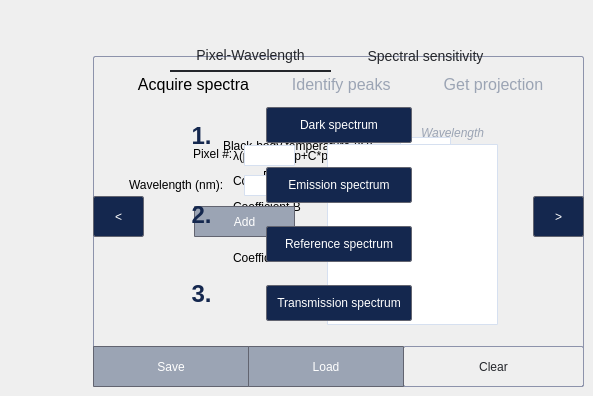
     <widget class="QWidget" name="main_menu_calibration_tab">
      <attribute name="title">
       <string>Page</string>
      </attribute>
      <widget class="QFrame" name="calibration_flow_frame">
       <property name="geometry">
        <rect>
         <x>93</x>
         <y>56</y>
         <width>491</width>
         <height>331</height>
        </rect>
       </property>
       <property name="styleSheet">
        <string notr="true">outline-color: #8d93ab;
outline-width: 4ps;
border-radius: 2px;
border-style: solid;
border-width: 1px;
border-color: #8d93ab;</string>
       </property>
       <property name="frameShape">
        <enum>QFrame::StyledPanel</enum>
       </property>
       <property name="frameShadow">
        <enum>QFrame::Raised</enum>
       </property>
       <widget class="QPushButton" name="clear_calibration_button">
        <property name="geometry">
         <rect>
          <x>310</x>
          <y>290</y>
          <width>181</width>
          <height>41</height>
         </rect>
        </property>
        <property name="styleSheet">
         <string notr="true">color: #24262b;</string>
        </property>
        <property name="text">
         <string>Clear</string>
        </property>
       </widget>
       <widget class="QPushButton" name="save_calibration_button">
        <property name="geometry">
         <rect>
          <x>0</x>
          <y>290</y>
          <width>156</width>
          <height>41</height>
         </rect>
        </property>
        <property name="styleSheet">
         <string notr="true">background-color:#9ba4b4;
color:white;
border-radius: 1px;
border-style: solid;
border-width: 1px;
border-color: #626470;</string>
        </property>
        <property name="text">
         <string>Save</string>
        </property>
       </widget>
       <widget class="QPushButton" name="load_calibration_button">
        <property name="geometry">
         <rect>
          <x>155</x>
          <y>290</y>
          <width>156</width>
          <height>41</height>
         </rect>
        </property>
        <property name="styleSheet">
         <string notr="true">background-color:#9ba4b4;
color:white;
border-radius: 1px;
border-style: solid;
border-width: 1px;
border-color: #626470;</string>
        </property>
        <property name="text">
         <string>Load</string>
        </property>
       </widget>
       <widget class="QPushButton" name="calibration_next_button">
        <property name="geometry">
         <rect>
          <x>440</x>
          <y>140</y>
          <width>51</width>
          <height>41</height>
         </rect>
        </property>
        <property name="styleSheet">
         <string notr="true">border-style: solid;
border-width: 1px;
border-color: #626470;
background-color:#14274e;
color: white;</string>
        </property>
        <property name="text">
         <string>&gt;</string>
        </property>
       </widget>
       <widget class="QLabel" name="calibration_step_1_label">
        <property name="geometry">
         <rect>
          <x>20</x>
          <y>13</y>
          <width>161</width>
          <height>31</height>
         </rect>
        </property>
        <property name="font">
         <font>
          <pointsize>12</pointsize>
          <weight>50</weight>
          <bold>false</bold>
         </font>
        </property>
        <property name="styleSheet">
         <string notr="true">outline-width: 0ps;
border-radius: 0px;
border-style: solid;
border-width: 0px;</string>
        </property>
        <property name="text">
         <string>Acquire spectra</string>
        </property>
        <property name="alignment">
         <set>Qt::AlignCenter</set>
        </property>
        <property name="margin">
         <number>1</number>
        </property>
       </widget>
       <widget class="QLabel" name="calibration_step_2_label">
        <property name="geometry">
         <rect>
          <x>180</x>
          <y>13</y>
          <width>141</width>
          <height>31</height>
         </rect>
        </property>
        <property name="font">
         <font>
          <pointsize>12</pointsize>
          <weight>50</weight>
          <bold>false</bold>
         </font>
        </property>
        <property name="styleSheet">
         <string notr="true">outline-width: 0ps;
border-radius: 0px;
border-style: solid;
border-width: 0px;
color:#9ba4b4;</string>
        </property>
        <property name="text">
         <string>Identify peaks </string>
        </property>
        <property name="alignment">
         <set>Qt::AlignCenter</set>
        </property>
        <property name="margin">
         <number>1</number>
        </property>
       </widget>
       <widget class="QLabel" name="calibration_step_3_label">
        <property name="geometry">
         <rect>
          <x>330</x>
          <y>13</y>
          <width>141</width>
          <height>31</height>
         </rect>
        </property>
        <property name="font">
         <font>
          <pointsize>12</pointsize>
          <weight>50</weight>
          <bold>false</bold>
         </font>
        </property>
        <property name="styleSheet">
         <string notr="true">outline-width: 0ps;
border-radius: 0px;
border-style: solid;
border-width: 0px;
color:#9ba4b4;</string>
        </property>
        <property name="text">
         <string>Get projection</string>
        </property>
        <property name="alignment">
         <set>Qt::AlignCenter</set>
        </property>
        <property name="margin">
         <number>1</number>
        </property>
       </widget>
       <widget class="QFrame" name="calibration_plot_acquisition_flow_frame">
        <property name="geometry">
         <rect>
          <x>50</x>
          <y>40</y>
          <width>391</width>
          <height>241</height>
         </rect>
        </property>
        <property name="styleSheet">
         <string notr="true">outline-width: 0ps;
border-radius: 0px;
border-style: solid;
border-width: 0px;</string>
        </property>
        <property name="frameShape">
         <enum>QFrame::StyledPanel</enum>
        </property>
        <property name="frameShadow">
         <enum>QFrame::Raised</enum>
        </property>
        <widget class="QWidget" name="horizontalLayoutWidget_2">
         <property name="geometry">
          <rect>
           <x>0</x>
           <y>3</y>
           <width>391</width>
           <height>231</height>
          </rect>
         </property>
         <layout class="QHBoxLayout" name="calibration_flow_horizontal_layout">
          <item>
           <layout class="QVBoxLayout" name="calibration_flow_vertical_layout_1">
            <item>
             <widget class="QLabel" name="calibration_no_1_label">
              <property name="font">
               <font>
                <pointsize>18</pointsize>
                <weight>75</weight>
                <italic>false</italic>
                <bold>true</bold>
               </font>
              </property>
              <property name="styleSheet">
               <string notr="true">color:#14274e;
opacity: 0.5;</string>
              </property>
              <property name="text">
               <string>1.</string>
              </property>
              <property name="alignment">
               <set>Qt::AlignCenter</set>
              </property>
             </widget>
            </item>
            <item>
             <widget class="QLabel" name="calibration_no_2_label">
              <property name="font">
               <font>
                <pointsize>18</pointsize>
                <weight>75</weight>
                <italic>false</italic>
                <bold>true</bold>
               </font>
              </property>
              <property name="styleSheet">
               <string notr="true">color:#14274e</string>
              </property>
              <property name="text">
               <string>2.</string>
              </property>
              <property name="alignment">
               <set>Qt::AlignCenter</set>
              </property>
             </widget>
            </item>
            <item>
             <widget class="QLabel" name="calibration_no_3_label">
              <property name="font">
               <font>
                <pointsize>18</pointsize>
                <weight>75</weight>
                <italic>false</italic>
                <bold>true</bold>
               </font>
              </property>
              <property name="styleSheet">
               <string notr="true">color:#14274e</string>
              </property>
              <property name="text">
               <string>3.</string>
              </property>
              <property name="alignment">
               <set>Qt::AlignCenter</set>
              </property>
             </widget>
            </item>
           </layout>
          </item>
          <item>
           <layout class="QVBoxLayout" name="calibration_flow_vertical_layout_2">
            <item alignment="Qt::AlignVCenter">
             <widget class="QPushButton" name="calibration_acquire_dark_spectrum_button">
              <property name="styleSheet">
               <string notr="true">background-color:#14274e;
color:white;
border-radius: 2px;
border-style: solid;
border-width: 1px;
border-color: #626470;
padding: 10px;</string>
              </property>
              <property name="text">
               <string>Dark spectrum</string>
              </property>
             </widget>
            </item>
            <item alignment="Qt::AlignVCenter">
             <widget class="QPushButton" name="calibration_acquire_emission_spectrum_button">
              <property name="styleSheet">
               <string notr="true">background-color:#14274e;
color:white;
border-radius: 2px;
border-style: solid;
border-width: 1px;
border-color: #626470;
padding: 10px;</string>
              </property>
              <property name="text">
               <string>Emission spectrum</string>
              </property>
             </widget>
            </item>
            <item alignment="Qt::AlignVCenter">
             <widget class="QPushButton" name="calibration_acquire_reference_spectrum_button">
              <property name="styleSheet">
               <string notr="true">background-color:#14274e;
color:white;
border-radius: 2px;
border-style: solid;
border-width: 1px;
border-color: #626470;
padding: 10px;</string>
              </property>
              <property name="text">
               <string>Reference spectrum</string>
              </property>
             </widget>
            </item>
            <item alignment="Qt::AlignVCenter">
             <widget class="QPushButton" name="calibration_acquire_transmission_spectrum_button">
              <property name="styleSheet">
               <string notr="true">background-color:#14274e;
color:white;
border-radius: 2px;
border-style: solid;
border-width: 1px;
border-color: #626470;
padding: 10px;</string>
              </property>
              <property name="text">
               <string>Transmission spectrum</string>
              </property>
             </widget>
            </item>
           </layout>
          </item>
          <item>
           <layout class="QVBoxLayout" name="calibration_flow_vertical_layout_3">
            <item alignment="Qt::AlignHCenter|Qt::AlignVCenter">
             <widget class="QLabel" name="calibration_check_label_1">
              <property name="text">
               <string/>
              </property>
             </widget>
            </item>
            <item alignment="Qt::AlignHCenter|Qt::AlignVCenter">
             <widget class="QLabel" name="calibration_check_label_2">
              <property name="text">
               <string/>
              </property>
             </widget>
            </item>
            <item alignment="Qt::AlignHCenter|Qt::AlignVCenter">
             <widget class="QLabel" name="calibration_check_label_3">
              <property name="text">
               <string/>
              </property>
             </widget>
            </item>
           </layout>
          </item>
         </layout>
        </widget>
       </widget>
       <widget class="QFrame" name="calibration_identify_peaks_frame">
        <property name="geometry">
         <rect>
          <x>7</x>
          <y>40</y>
          <width>431</width>
          <height>231</height>
         </rect>
        </property>
        <property name="styleSheet">
         <string notr="true">outline-width: 0ps;
border-radius: 0px;
border-style: solid;
border-width: 0px;</string>
        </property>
        <property name="frameShape">
         <enum>QFrame::StyledPanel</enum>
        </property>
        <property name="frameShadow">
         <enum>QFrame::Raised</enum>
        </property>
        <widget class="QListWidget" name="pixel_wavelength_list">
         <property name="geometry">
          <rect>
           <x>227</x>
           <y>48</y>
           <width>171</width>
           <height>181</height>
          </rect>
         </property>
         <property name="font">
          <font>
           <pointsize>12</pointsize>
          </font>
         </property>
         <property name="styleSheet">
          <string notr="true">background-color: white;
border-radius: 1px;
border-style: solid;
border-width: 0.5px;
border-color: #d6e0f0;
color: #24262b;</string>
         </property>
        </widget>
        <widget class="QLineEdit" name="pixel_input">
         <property name="geometry">
          <rect>
           <x>144</x>
           <y>49</y>
           <width>51</width>
           <height>21</height>
          </rect>
         </property>
         <property name="styleSheet">
          <string notr="true">background-color: white;
border-radius: 1px;
border-style: solid;
border-width: 0.5px;
border-color: #d6e0f0;
color: #24262b;</string>
         </property>
         <property name="text">
          <string/>
         </property>
        </widget>
        <widget class="QLineEdit" name="wavelength_input">
         <property name="geometry">
          <rect>
           <x>144</x>
           <y>79</y>
           <width>51</width>
           <height>21</height>
          </rect>
         </property>
         <property name="styleSheet">
          <string notr="true">background-color: white;
border-radius: 1px;
border-style: solid;
border-width: 0.5px;
border-color: #d6e0f0;
color: #24262b;</string>
         </property>
        </widget>
        <widget class="QLabel" name="pixel_input_label">
         <property name="geometry">
          <rect>
           <x>93</x>
           <y>50</y>
           <width>51</width>
           <height>16</height>
          </rect>
         </property>
         <property name="text">
          <string>Pixel #:</string>
         </property>
        </widget>
        <widget class="QLabel" name="wavelength_input_label">
         <property name="geometry">
          <rect>
           <x>29</x>
           <y>79</y>
           <width>111</width>
           <height>20</height>
          </rect>
         </property>
         <property name="text">
          <string>Wavelength (nm):</string>
         </property>
        </widget>
        <widget class="QPushButton" name="add_pixel_wavelength_point_button">
         <property name="geometry">
          <rect>
           <x>94</x>
           <y>110</y>
           <width>101</width>
           <height>31</height>
          </rect>
         </property>
         <property name="styleSheet">
          <string notr="true">background-color:#9ba4b4;
color:white;
border-radius: 1px;
border-style: solid;
border-width: 1px;
border-color: #626470;</string>
         </property>
         <property name="text">
          <string>Add</string>
         </property>
        </widget>
        <widget class="QLabel" name="pixel_input_label_2">
         <property name="geometry">
          <rect>
           <x>229</x>
           <y>29</y>
           <width>51</width>
           <height>16</height>
          </rect>
         </property>
         <property name="font">
          <font>
           <italic>true</italic>
          </font>
         </property>
         <property name="styleSheet">
          <string notr="true">color:#9ba4b4;</string>
         </property>
         <property name="text">
          <string>Pixel</string>
         </property>
        </widget>
        <widget class="QLabel" name="wavelength_input_label_2">
         <property name="geometry">
          <rect>
           <x>321</x>
           <y>29</y>
           <width>81</width>
           <height>16</height>
          </rect>
         </property>
         <property name="font">
          <font>
           <italic>true</italic>
          </font>
         </property>
         <property name="styleSheet">
          <string notr="true">color:#9ba4b4;</string>
         </property>
         <property name="text">
          <string>Wavelength</string>
         </property>
        </widget>
       </widget>
       <widget class="QPushButton" name="calibration_back_button">
        <property name="geometry">
         <rect>
          <x>0</x>
          <y>140</y>
          <width>51</width>
          <height>41</height>
         </rect>
        </property>
        <property name="styleSheet">
         <string notr="true">border-style: solid;
border-width: 1px;
border-color: #626470;
background-color:#14274e;
color: white;</string>
        </property>
        <property name="text">
         <string>&lt;</string>
        </property>
       </widget>
       <widget class="QFrame" name="calibration_pixel_wavelength_polynomial_frame">
        <property name="geometry">
         <rect>
          <x>50</x>
          <y>40</y>
          <width>391</width>
          <height>241</height>
         </rect>
        </property>
        <property name="styleSheet">
         <string notr="true">outline-width: 0ps;
border-radius: 0px;
border-style: solid;
border-width: 0px;</string>
        </property>
        <property name="frameShape">
         <enum>QFrame::StyledPanel</enum>
        </property>
        <property name="frameShadow">
         <enum>QFrame::Raised</enum>
        </property>
        <widget class="QWidget" name="verticalLayoutWidget_5">
         <property name="geometry">
          <rect>
           <x>90</x>
           <y>50</y>
           <width>231</width>
           <height>121</height>
          </rect>
         </property>
         <layout class="QVBoxLayout" name="verticalLayout">
          <item>
           <widget class="QLabel" name="pixel_wavelength_polynomial_label">
            <property name="text">
             <string>λ(p) = A+B*p+C*p^2+D*p^3</string>
            </property>
           </widget>
          </item>
          <item>
           <widget class="QLabel" name="pixel_wavelength_polynomial_coeffs_a_label">
            <property name="text">
             <string>Coefficient A</string>
            </property>
           </widget>
          </item>
          <item>
           <widget class="QLabel" name="pixel_wavelength_polynomial_coeffs_b_label">
            <property name="text">
             <string>Coefficient B</string>
            </property>
           </widget>
          </item>
          <item>
           <widget class="QLabel" name="pixel_wavelength_polynomial_coeffs_c_label">
            <property name="text">
             <string>Coefficient C</string>
            </property>
           </widget>
          </item>
          <item>
           <widget class="QLabel" name="pixel_wavelength_polynomial_coeffs_d_label">
            <property name="text">
             <string>Coefficient D</string>
            </property>
           </widget>
          </item>
         </layout>
        </widget>
       </widget>
       <widget class="QFrame" name="calibration_set_black_body_frame">
        <property name="geometry">
         <rect>
          <x>60</x>
          <y>40</y>
          <width>381</width>
          <height>231</height>
         </rect>
        </property>
        <property name="styleSheet">
         <string notr="true">outline-width: 0ps;
border-radius: 0px;
border-style: solid;
border-width: 0px;</string>
        </property>
        <property name="frameShape">
         <enum>QFrame::StyledPanel</enum>
        </property>
        <property name="frameShadow">
         <enum>QFrame::Raised</enum>
        </property>
        <widget class="QLineEdit" name="black_body_temperature_input">
         <property name="geometry">
          <rect>
           <x>247</x>
           <y>41</y>
           <width>51</width>
           <height>21</height>
          </rect>
         </property>
         <property name="styleSheet">
          <string notr="true">background-color: white;
border-radius: 1px;
border-style: solid;
border-width: 0.5px;
border-color: #d6e0f0;
color: #24262b;</string>
         </property>
         <property name="text">
          <string/>
         </property>
        </widget>
        <widget class="QLabel" name="black_body_temperature_input_label">
         <property name="geometry">
          <rect>
           <x>70</x>
           <y>40</y>
           <width>181</width>
           <height>20</height>
          </rect>
         </property>
         <property name="text">
          <string>Black-body temperature (K):</string>
         </property>
        </widget>
        <zorder>black_body_temperature_input_label</zorder>
        <zorder>black_body_temperature_input</zorder>
       </widget>
       <widget class="QFrame" name="calibration_get_spectral_sensitivity_frame">
        <property name="geometry">
         <rect>
          <x>10</x>
          <y>40</y>
          <width>431</width>
          <height>231</height>
         </rect>
        </property>
        <property name="styleSheet">
         <string notr="true">outline-width: 0ps;
border-radius: 0px;
border-style: solid;
border-width: 0px;</string>
        </property>
        <property name="frameShape">
         <enum>QFrame::StyledPanel</enum>
        </property>
        <property name="frameShadow">
         <enum>QFrame::Raised</enum>
        </property>
        <widget class="QLabel" name="black_body_stats_label">
         <property name="geometry">
          <rect>
           <x>160</x>
           <y>70</y>
           <width>101</width>
           <height>20</height>
          </rect>
         </property>
         <property name="text">
          <string>Fit statistics</string>
         </property>
        </widget>
       </widget>
       <zorder>calibration_get_spectral_sensitivity_frame</zorder>
       <zorder>clear_calibration_button</zorder>
       <zorder>save_calibration_button</zorder>
       <zorder>load_calibration_button</zorder>
       <zorder>calibration_step_1_label</zorder>
       <zorder>calibration_step_2_label</zorder>
       <zorder>calibration_step_3_label</zorder>
       <zorder>calibration_pixel_wavelength_polynomial_frame</zorder>
       <zorder>calibration_next_button</zorder>
       <zorder>calibration_set_black_body_frame</zorder>
       <zorder>calibration_identify_peaks_frame</zorder>
       <zorder>calibration_plot_acquisition_flow_frame</zorder>
       <zorder>calibration_back_button</zorder>
      </widget>
      <widget class="QPushButton" name="calibration_menu_pixel_wavelength_button">
       <property name="geometry">
        <rect>
         <x>170</x>
         <y>40</y>
         <width>161</width>
         <height>32</height>
        </rect>
       </property>
       <property name="font">
        <font>
         <pointsize>-1</pointsize>
        </font>
       </property>
       <property name="styleSheet">
        <string notr="true">color: #24262b;
border-bottom-width: 2px;
border-color: #24262b;
border-style:solid;
font-size:14px;</string>
       </property>
       <property name="text">
        <string>Pixel-Wavelength</string>
       </property>
      </widget>
      <widget class="QPushButton" name="calibration_menu_spectral_sensitivity_button">
       <property name="enabled">
        <bool>true</bool>
       </property>
       <property name="geometry">
        <rect>
         <x>340</x>
         <y>40</y>
         <width>171</width>
         <height>32</height>
        </rect>
       </property>
       <property name="font">
        <font>
         <pointsize>-1</pointsize>
        </font>
       </property>
       <property name="styleSheet">
        <string notr="true">color: #24262b;
border-bottom-width: 0px;
border-color: #24262b;
border-style:solid;
font-size: 14px;</string>
       </property>
       <property name="text">
        <string>Spectral sensitivity</string>
       </property>
      </widget>
      <widget class="QFrame" name="calibration_menu_frame">
       <property name="geometry">
        <rect>
         <x>210</x>
         <y>42</y>
         <width>241</width>
         <height>31</height>
        </rect>
       </property>
       <property name="styleSheet">
        <string notr="true">border-width: 0px;
border-style:solid;
</string>
       </property>
       <property name="frameShape">
        <enum>QFrame::StyledPanel</enum>
       </property>
       <property name="frameShadow">
        <enum>QFrame::Raised</enum>
       </property>
      </widget>
      <zorder>calibration_flow_frame</zorder>
      <zorder>calibration_menu_frame</zorder>
      <zorder>calibration_menu_pixel_wavelength_button</zorder>
      <zorder>calibration_menu_spectral_sensitivity_button</zorder>
     </widget>
